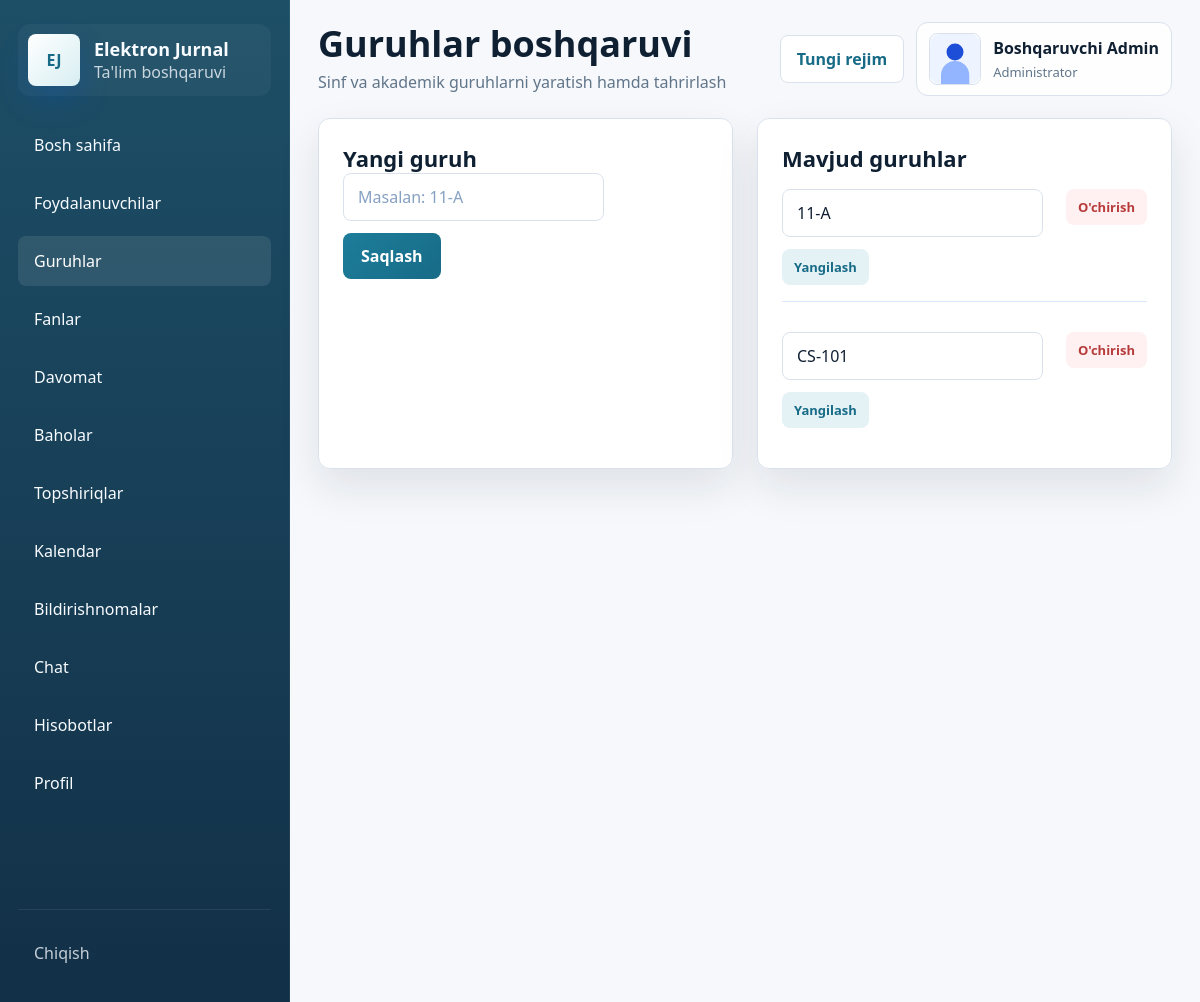
The app's page /groups (signed in) with its own data.
### models.py (models this page shows, shortened)
class TimestampMixin:
    created_at = db.Column(db.DateTime, default=datetime.utcnow, nullable=False)

class User(UserMixin, TimestampMixin, db.Model):
    __tablename__ = "users"
    id = db.Column(db.Integer, primary_key=True)
    full_name = db.Column(db.String(150), nullable=False)
    username = db.Column(db.String(80), unique=True, nullable=False, index=True)
    password_hash = db.Column(db.String(255), nullable=False)
    role = db.Column(db.String(20), nullable=False, index=True)
    phone = db.Column(db.String(30))
    email = db.Column(db.String(120))
    image_path = db.Column(db.String(255))
    is_active = db.Column(db.Boolean, default=True, nullable=False)
    can_change_credentials = db.Column(db.Boolean, default=True, nullable=False)
    taught_subjects = db.relationship("Subject", back_populates="teacher", lazy="dynamic")
    student_group = db.relationship("StudentGroup", back_populates="student", uselist=False, cascade="all, delete-orphan")
    attendance_records = db.relationship("Attendance", back_populates="student", lazy="dynamic", foreign_keys="Attendance.student_id")
    grade_records = db.relationship("Grade", back_populates="student", lazy="dynamic", foreign_keys="Grade.student_id")
    grades_given = db.relationship("Grade", back_populates="teacher", lazy="dynamic", foreign_keys="Grade.teacher_id")
    assignments_created = db.relationship("Assignment", back_populates="teacher", lazy="dynamic", foreign_keys="Assignment.teacher_id")
    activities = db.relationship("ActivityLog", back_populates="user", lazy="dynamic")
    notifications = db.relationship("Notification", back_populates="user", lazy="dynamic", cascade="all, delete-orphan")
    chat_messages = db.relationship(
        "ChatMessage",
        back_populates="sender",
        lazy="dynamic",
        cascade="all, delete-orphan",
        foreign_keys="ChatMessage.sender_id",
    )
    assignment_submissions = db.relationship("AssignmentSubmission", back_populates="student", lazy="dynamic", cascade="all, delete-orphan")

class Group(TimestampMixin, db.Model):
    __tablename__ = "groups"
    id = db.Column(db.Integer, primary_key=True)
    name = db.Column(db.String(80), unique=True, nullable=False)
    student_links = db.relationship("StudentGroup", back_populates="group", cascade="all, delete-orphan")
    subject_links = db.relationship("SubjectGroup", back_populates="group", cascade="all, delete-orphan")
    attendance_records = db.relationship("Attendance", back_populates="group", lazy="dynamic")
    assignments = db.relationship("Assignment", back_populates="group", lazy="dynamic")

### app.py (the view, shortened to what this page needs)
@app.route("/groups", methods=["GET", "POST"])
@login_required
@role_required("admin")
def group_list():
    groups = Group.query.order_by(Group.name).all()
    return render_template("groups/list.html", groups=groups)

### app.py (called while the page is built)
@login_manager.user_loader
def load_user(user_id: str):
    return db.session.get(User, int(user_id))

def role_required(*roles):
    def decorator(view_func):
        @wraps(view_func)
        def wrapped(*args, **kwargs):
            if not current_user.is_authenticated:
                return login_manager.unauthorized()
            if current_user.role not in roles:
                abort(403)
            return view_func(*args, **kwargs)
        return wrapped
    return decorator

def avatar_url(user: User) -> str:
    if user.image_path:
        return url_for("static", filename=f"uploads/{user.image_path}")
    return url_for("static", filename="uploads/default-avatar.svg")

### templates/groups/list.html (shortened to what this page needs)
{% extends "base.html" %}
{% block page_title %}Guruhlar boshqaruvi{% endblock %}
{% block page_subtitle %}Sinf va akademik guruhlarni yaratish hamda tahrirlash{% endblock %}
{% block content %}
  <section class="content-grid">
    <div class="panel-card">
      <h3>Yangi guruh</h3>
      <form method="post" class="inline-form">
        <input type="text" name="name" placeholder="Masalan: 11-A" required>
        <button class="btn btn-primary" type="submit">Saqlash</button>
      </form>
    </div>
    <div class="panel-card">
      <h3>Mavjud guruhlar</h3>
      <div class="simple-list">
        {% for group in groups %}
          <div class="simple-list-item simple-list-item-wrap">
            <form method="post" class="inline-form compact-form">
              <input type="text" name="name" value="{{ group.name }}" required>
              <button class="btn btn-secondary btn-sm" type="submit">Yangilash</button>
            </form>
            <form method="post" action="{{ url_for('delete_group', group_id=group.id) }}">
              <button class="btn btn-danger btn-sm" type="submit" data-confirm="Guruh o'chirilsinmi?">O'chirish</button>
            </form>
          </div>
        {% else %}
          <p>Guruhlar mavjud emas.</p>
        {% endfor %}
      </div>
    </div>
  </section>
{% endblock %}

### templates/base.html (shortened to what this page needs)
<!DOCTYPE html>
<html lang="uz">
<head>
  <link rel="stylesheet" href="{{ url_for('static', filename='css/style.css') }}">
</head>
<body>
  {% if current_user.is_authenticated %}
    <div class="app-shell">
      <aside class="sidebar" id="sidebar">
        <a class="brand" href="{{ url_for('dashboard_router') }}">
          <div class="brand-logo">EJ</div>
          <div>
            <strong>Elektron Jurnal</strong>
            <span>Ta'lim boshqaruvi</span>
          </div>
        </a>
        <nav class="sidebar-nav">
          {% for endpoint, label in nav_items %}
            <a href="{{ url_for(endpoint) }}" class="{% if request.endpoint == endpoint %}active{% endif %}">
              <span>{{ label }}</span>
            </a>
          {% endfor %}
        </nav>
        <div class="sidebar-footer">
          <a href="{{ url_for('logout') }}" class="logout-link">Chiqish</a>
        </div>
      </aside>
      <div class="main-area">
        <header class="topbar">
          <div class="topbar-title">
            <h1>{% block page_title %}Elektron Jurnal Tizimi{% endblock %}</h1>
            <p>{% block page_subtitle %}Akademik boshqaruv paneli{% endblock %}</p>
          </div>
          <div class="topbar-actions">
            <button class="theme-toggle" type="button" data-theme-toggle>Rejim</button>
            <div class="topbar-user">
              <img src="{{ avatar_url(current_user) }}" alt="Avatar" class="avatar">
              <div>
                <strong>{{ current_user.full_name }}</strong>
                <span>{{ role_labels.get(current_user.role, current_user.role) }}</span>
              </div>
            </div>
          </div>
        </header>
        <main class="page-content">
          {% block content %}{% endblock %}
        </main>
      </div>
    </div>
  {% endif %}
</body>
</html>

### records on screen
User: full_name "Boshqaruvchi Admin", get "Administrator"
Group: name "11-A"
Group: name "CS-101"

### other values on screen
{{ label }} "Bosh sahifa" "Foydalanuvchilar" "Guruhlar" "Fanlar" "Davomat" "Baholar" "Topshiriqlar" "Kalendar" "Bildirishnomalar" "Chat" "Hisobotlar" "Profil"
